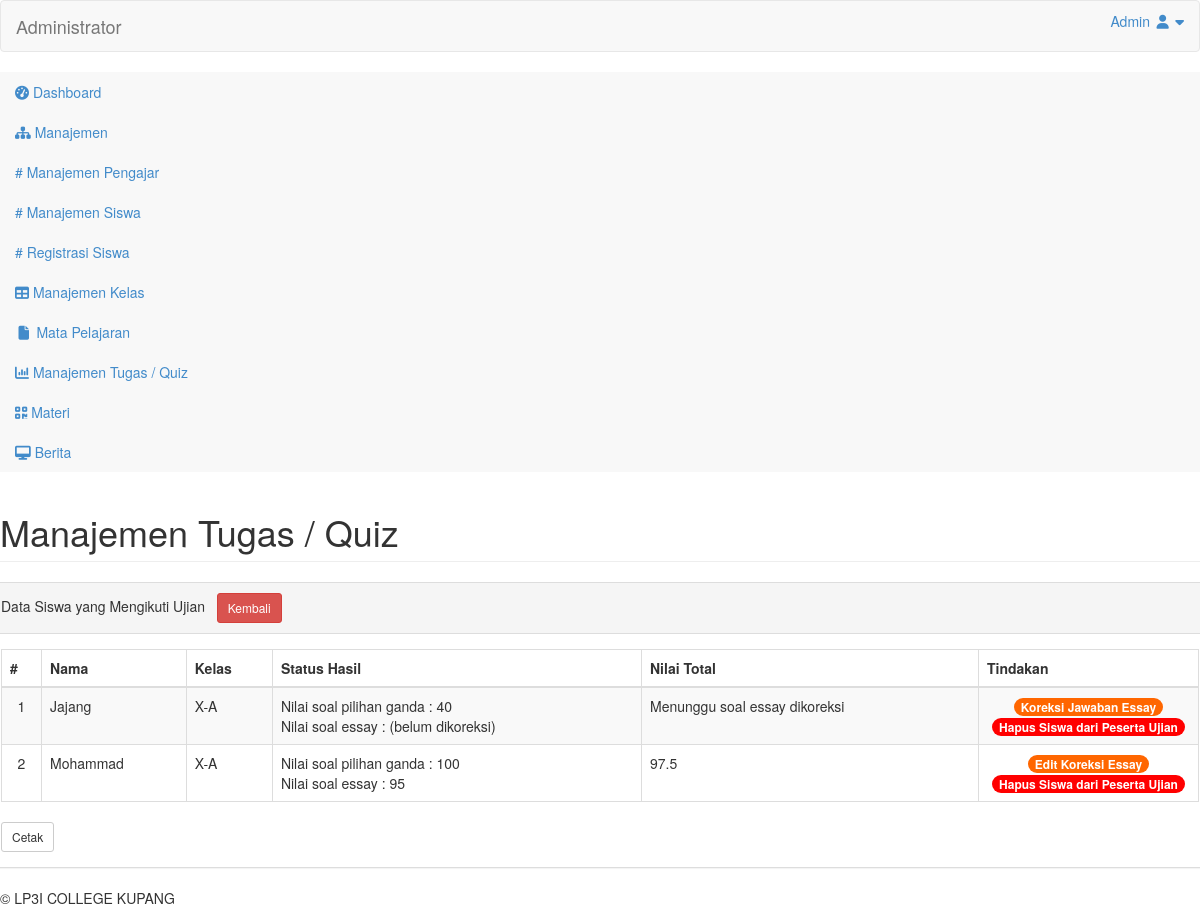
The page /admin/index.php?page=quiz&action=pesertakoreksi&id_tq=1 (signed in) on the database its author committed.
### tables this page shows
CREATE TABLE `tb_nilai_pilgan` (
  `id` int(11) NOT NULL,
  `id_tq` int(4) NOT NULL,
  `id_siswa` int(4) NOT NULL,
  `benar` int(4) NOT NULL,
  `salah` int(4) NOT NULL,
  `tidak_dikerjakan` int(4) NOT NULL,
  `presentase` int(6) NOT NULL
);

CREATE TABLE `tb_siswa` (
  `id_siswa` int(11) NOT NULL,
  `nis` varchar(20) NOT NULL,
  `nama_lengkap` varchar(50) NOT NULL,
  `tempat_lahir` varchar(20) NOT NULL,
  `tgl_lahir` date NOT NULL,
  `jenis_kelamin` enum('L','P') NOT NULL,
  `agama` varchar(20) NOT NULL,
  `nama_ayah` varchar(50) NOT NULL,
  `nama_ibu` varchar(50) NOT NULL,
  `no_telp` varchar(15) NOT NULL,
  `email` varchar(100) NOT NULL,
  `alamat` text NOT NULL,
  `id_kelas` varchar(5) NOT NULL,
  `thn_masuk` int(5) NOT NULL,
  `foto` varchar(100) NOT NULL,
  `username` varchar(40) NOT NULL,
  `password` varchar(40) NOT NULL,
  `pass` varchar(40) NOT NULL,
  `status` enum('aktif','tidak aktif') NOT NULL
);

CREATE TABLE `tb_kelas` (
  `id_kelas` int(11) NOT NULL,
  `nama_kelas` varchar(50) NOT NULL,
  `ruang` varchar(20) NOT NULL,
  `wali_kelas` int(5) NOT NULL,
  `ketua_kelas` int(5) NOT NULL
);

CREATE TABLE `tb_nilai_essay` (
  `id` int(11) NOT NULL,
  `id_tq` int(5) NOT NULL,
  `id_siswa` int(5) NOT NULL,
  `nilai` double NOT NULL
);

### admin/inc/peserta_koreksi.php (the view, shortened to what this page needs)
<div class="row">
	<div class="panel panel-default">
	    <div class="panel-heading">
	        Data Siswa yang Mengikuti Ujian &nbsp; <a href="?page=quiz" class="btn btn-danger btn-sm">Kembali</a>
	    </div>
	    <div class="panel-body">
            <div class="table-responsive">
				<table class="table table-striped table-bordered table-hover">
                    <thead>
                        <tr>
                            <th>#</th>
                            <th>Nama</th>
                            <th>Kelas</th>
                            <th>Status Hasil</th>
                            <th>Nilai Total</th>
                            <th>Tindakan</th>
                        </tr>
                    </thead>
                    <tbody>
					<?php
					$sql_siswa_mengikuti_tes = mysqli_query($db, "SELECT * FROM tb_nilai_pilgan JOIN tb_siswa ON tb_nilai_pilgan.id_siswa = tb_siswa.id_siswa JOIN tb_kelas ON tb_siswa.id_kelas = tb_kelas.id_kelas WHERE id_tq = '$id_tq'") or die ($db->error);
                    if(mysqli_num_rows($sql_siswa_mengikuti_tes) > 0) {
    					while($data_siswa_mengikuti_tes = mysqli_fetch_array($sql_siswa_mengikuti_tes)) {
    						?>
                            <tr>
                                <td align="center" width="40px"><?php echo $no++; ?></td>
                                <td><?php echo $data_siswa_mengikuti_tes['nama_lengkap']; ?></td>
                                <td><?php echo $data_siswa_mengikuti_tes['nama_kelas']; ?></td>
                            	<?php
                            	$sql_pilgan = mysqli_query($db, "SELECT * FROM tb_nilai_pilgan WHERE id_siswa = '$data_siswa_mengikuti_tes[id_siswa]' AND id_tq = '$id_tq'") or die ($db->error);
                            	$data_pilgan = mysqli_fetch_array($sql_pilgan);
                                $sql_jwb = mysqli_query($db, "SELECT * FROM tb_jawaban WHERE id_siswa = '$data_siswa_mengikuti_tes[id_siswa]' AND id_tq = '$id_tq'") or die ($db->error);
                            	$sql_essay = mysqli_query($db, "SELECT * FROM tb_nilai_essay WHERE id_siswa = '$data_siswa_mengikuti_tes[id_siswa]' AND id_tq = '$id_tq'") or die ($db->error);
                            	$data_essay = mysqli_fetch_array($sql_essay);
                            	?>
                            	<td>
                            		Nilai soal pilihan ganda : <?php echo $data_pilgan['presentase']; ?><br />
                            		Nilai soal essay :
                            		<?php
                                    if(mysqli_num_rows($sql_jwb) > 0) {
                                		if(mysqli_num_rows($sql_essay) > 0) {
                                			echo $data_essay['nilai'];
                                		} else {
                                			echo "(belum dikoreksi)";
                                		}
                                    } else {
                                        echo "Ujian ini tidak ada soal essay";
                                    } ?>
                            	</td>
                                <?php
                                $sql_cek_jawaban = mysqli_query($db, "SELECT * FROM tb_jawaban WHERE id_tq = '$_GET[id_tq]'") or die ($db->error);
                                if(mysqli_num_rows($sql_cek_jawaban) > 0) {
                                    if(mysqli_num_rows($sql_essay) > 0) { ?>
                                        <td><?php echo ($data_pilgan['presentase'] + $data_essay['nilai']) / 2; ?></td>
                                        <?php
                                    } else {
                                        echo "<td>Menunggu soal essay dikoreksi</td>";
                                    }
                                } else { ?>
                                    <td><?php echo $data_pilgan['presentase']; ?></td>
                                <?php
                                } ?>
                                <td align="center" width="220px">
                                    <?php
                                    if(mysqli_num_rows($sql_jwb) > 0) {
                                        if(mysqli_num_rows($sql_essay) > 0) { ?>
                                            <a href="?page=quiz&action=koreksi&hal=editessay&id_tq=<?php echo $id_tq; ?>&id_siswa=<?php echo $data_siswa_mengikuti_tes['id_siswa']; ?>&id_nilai=<?php echo $data_essay['id']; ?>" class="badge" style="background-color:#f60;">Edit Koreksi Essay</a>
                                        <?php
                                        } else { ?>
                                            <a href="?page=quiz&action=koreksi&hal=essay&id_tq=<?php echo $id_tq; ?>&id_siswa=<?php echo $data_siswa_mengikuti_tes['id_siswa']; ?>" class="badge" style="background-color:#f60;">Koreksi Jawaban Essay</a>
                                        <?php
                                        }
                                    } ?>
                                    <a onclick="return confirm('Yakin akan menghapus siswa ini dari daftar peserta ujian?');" href="?page=quiz&action=hapuspeserta&id_tq=<?php echo $id_tq; ?>&id_siswa=<?php echo $data_siswa_mengikuti_tes['id_siswa']; ?>" class="badge" style="background-color:#f00;">Hapus Siswa dari Peserta Ujian</a>
                                </td>
                            </tr>
    					<?php
    					}
                    } else {
                        echo '<tr><td colspan="6" align="center">Data tidak ditemukan</td></tr>';
                    } ?>
                    </tbody>
                </table>
                <?php if(mysqli_num_rows($sql_siswa_mengikuti_tes) > 0) { ?>
                    <a href="./laporan/cetak.php?data=quiz&id_tq=<?php echo $id_tq; ?>" target="_blank" class="btn btn-default btn-sm">Cetak</a>
                <?php } ?>
            </div>
        </div>
	</div>
</div>

### admin/index.php (shortened to what this page needs)
<?php
include "../+koneksi.php";
if(@$_SESSION['admin'] || @$_SESSION['pengajar']) {
?>
<!DOCTYPE html>
<html>
<head>
    <link href="https://lrini.github.io/admin/style/assets/css/bootstrap.css" rel="stylesheet" />
    <link href="https://lrini.github.io/admin/style/assets/css/font-awesome.css" rel="stylesheet" />
    <link href="https://lrini.github.io/admin/style/assets/css/custom-styles.css" rel="stylesheet" />
    <link href='https://lrini.github.io/admin/style/assets/css/font-opensans.css' rel='stylesheet' />
    <link href="https://lrini.github.io/admin/style/assets/js/dataTables/dataTables.bootstrap.css" rel="stylesheet" />
    <link href="https://lrini.github.io/admin/style/assets/js/morris/morris-0.4.3.min.css" rel="stylesheet" />
</head>
<body>
    <div id="wrapper">
        <nav class="navbar navbar-default top-navbar" role="navigation">
            <div class="navbar-header">
                <a class="navbar-brand" href="./"><?php cek_session("Administrator", "Pengajar"); ?></a>
            </div>
            <ul class="nav navbar-top-links navbar-right">
                <li class="dropdown">
                    <a class="dropdown-toggle" data-toggle="dropdown" href="#" aria-expanded="false">
                        <?php
                        if(@$_SESSION['admin']) {
                            $sesi_id = @$_SESSION['admin'];
                            $level = "admin";
                        } else if(@$_SESSION['pengajar']) {
                            $sesi_id = @$_SESSION['pengajar'];
                            $level = "pengajar";
                        }
                        if($level == 'admin') {
                            $sql_terlogin = mysqli_query($db, "SELECT * FROM tb_admin WHERE id_admin = '$sesi_id'") or die ($db->error);
                        } else if($level == 'pengajar') {
                            $sql_terlogin = mysqli_query($db, "SELECT * FROM tb_pengajar WHERE id_pengajar = '$sesi_id'") or die ($db->error);
                        }
                        $data_terlogin = mysqli_fetch_array($sql_terlogin);
                        echo ucfirst($data_terlogin['username']);
                        ?>
                        <i class="fa fa-user fa-fw"></i> <i class="fa fa-caret-down"></i>
                    </a>
                </li>
            </ul>
        </nav>
        <nav class="navbar-default navbar-side" role="navigation">
            <div class="sidebar-collapse">
                <ul class="nav" id="main-menu">
                    <li>
                        <a class="<?php if(@$_GET['page'] == '') { echo 'active-menu'; } ?>" href="./"><i class="fa fa-dashboard"></i> Dashboard</a>
                    </li>
                    <?php
                    if(@$_SESSION['admin']) {
                    ?>
                        <li>
                            <a href="#"><i class="fa fa-sitemap"></i> Manajemen<span class="fa arrow"></span></a>
                            <ul class="nav nav-second-level">
                                <li>
                                    <a href="?page=pengajar" class="<?php if(@$_GET['page'] == 'pengajar') { echo 'active-menu'; } ?>"># Manajemen Pengajar</a>
                                </li>
                                <li>
                                    <a href="?page=siswa" class="<?php if(@$_GET['page'] == 'siswa') { echo 'active-menu'; } ?>"># Manajemen Siswa</a>
                                </li>
                                <li>
                                    <a href="?page=siswaregistrasi" class="<?php if(@$_GET['page'] == 'siswaregistrasi') { echo 'active-menu'; } ?>"># Registrasi Siswa</a>
                                </li>
                            </ul>
                        </li>
                    <?php
                    }
                    ?>
                    <li>
                        <a class="<?php if(@$_GET['page'] == 'kelas') { echo 'active-menu'; } ?>" href="?page=kelas"><i class="fa fa-table"></i> Manajemen Kelas</a>
                    </li>
                    <li>
                        <a class="<?php if(@$_GET['page'] == 'mapel') { echo 'active-menu'; } ?>" href="?page=mapel"><i class="fa fa-fw fa-file"></i> Mata Pelajaran</a>
                    </li>
                    <li>
                        <a class="<?php if(@$_GET['page'] == 'quiz') { echo 'active-menu'; } ?>" href="?page=quiz"><i class="fa fa-bar-chart-o"></i> Manajemen Tugas / Quiz</a>
                    </li>
                    <li>
                        <a class="<?php if(@$_GET['page'] == 'materi') { echo 'active-menu'; } ?>" href="?page=materi"><i class="fa fa-qrcode"></i> Materi</a>
                    </li>
                    <li>
                        <a class="<?php if(@$_GET['page'] == 'berita') { echo 'active-menu'; } ?>" href="?page=berita"><i class="fa fa-desktop"></i> Berita</a>
                    </li>
                </ul>
            </div>
        </nav>
        <div id="page-wrapper">
            <div id="page-inner">
                <?php
                if(@$_GET['page'] == '') {
                    include "inc/dashboard.php";
                } else if(@$_GET['page'] == 'pengajar') {
                    include "inc/pengajar.php";
                } else if(@$_GET['page'] == 'siswaregistrasi') {
                    include "inc/siswaregistrasi.php";
                } else if(@$_GET['page'] == 'siswa') {
                    include "inc/siswa.php";
                } else if(@$_GET['page'] == 'kelas') {
                    include "inc/kelas.php";
                } else if(@$_GET['page'] == 'mapel') {
                    include "inc/mapel.php";
                } else if(@$_GET['page'] == 'quiz') {
                    include "inc/quiz.php";
                } else if(@$_GET['page'] == 'materi') {
                    include "inc/materi.php";
                } else if(@$_GET['page'] == 'berita') {
                    include "inc/berita.php";
                } else {
                    echo "<div class='col-xs-12'><div class='alert alert-danger'>[404] Halaman tidak ditemukan! Silahkan pilih menu yang ada!</div></div>";
                } ?>
				<footer><p> &copy; LP3I COLLEGE KUPANG</p></footer>
            </div>
        </div>
    </div>
</body>
</html>
<?php
} else {
 include "login.php";
}
?>

### rows shown on the page
tb_nilai_pilgan: id_siswa.nama_lengkap "Jajang", tb_kelas.nama_kelas "X-A", presentase "40", shows "(belum dikoreksi)", shows "Menunggu soal essay dikoreksi"
tb_nilai_pilgan: id_siswa.nama_lengkap "Mohammad", tb_kelas.nama_kelas "X-A", presentase "100", tb_nilai_essay.nilai "95", ($data_pilgan['presentase'] + $data_essay['nilai']) / 2 "97.5"

### other values the page prints
$isi_admin "Administrator"
$data_terlogin['username'] "Admin"
